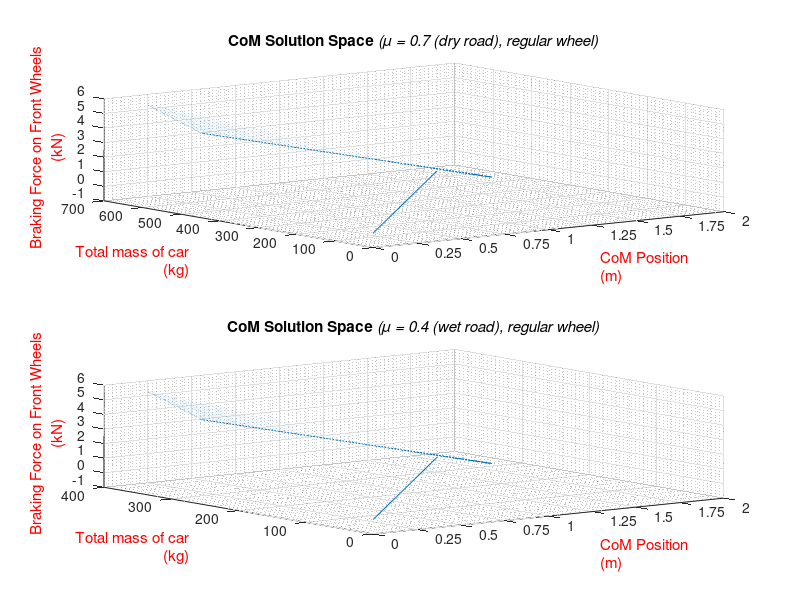

Write the MATLAB code that produced this figure.
% ---------------------------------------------------------------------- %
%
% Brakes & CoM Solution Space - main.m
% Script to develop solution space for front/back CoM position of MSXIV
% 
% Author: Neeraj Nair
% 
% © Midnight Sun 2018
%
%
% Notes:
%
%   - Units: 
%       Distance: millimeters
%       Mass: kilograms
%       Time: seconds
%       Angles: degrees
%

% --------------------------- Constants -------------------------------- %

% For this case, we assume Length = 2.25 m, Dc = -4.47, t = 3 

Length = 2.25;          % Length of wheelbase
Dc = -4.47;             % Deceleration of car
T  = 3;                 % Braking time of car 
H = 1.5;                % Distance between ground and Center of Gravity 
k = 1;                  % Counter for  loop

% --------------------------- Variables -------------------------------- %

Mass2= zeros(1,40500);
A2= zeros(1,40500);
Nf= zeros(1,40500);     % Normal reaction force of front wheels
Nr = 0;                 % Normal reaction force of rear wheels 
               

 
% Populating Nf values for all possilbe combinations of weight and alpha

for Mass = 700: 1: 900

   for A= 0.1: 0.00825 : 1.75
Nf(k) = (((Mass* 9.81 * (Length - A ))+(Mass * Dc * H)) / Length)/1000;
Mass2(k)= Mass;
A2(k)= A;
k = k +1;
  end

end

% Plot for feasible space


subplot(2,1,1)
plot3(A2, (Mass2*.7), Nf)

title('CoM Solution Space \it(\mu = 0.7 (dry road), regular wheel)')
xlabel({'CoM Position','(m)'},'Color','r')
ylabel({'Total mass of car','(kg)'},'Color','r')
zlabel({'Braking Force on Front Wheels','(kN)'},'Color','r')
grid on
grid minor
yticks(0:100:1000)
xticks(0:.25:2)
zticks(-2:1:6)

subplot(2,1,2)
plot3(A2, (Mass2*.4), Nf)

title('CoM Solution Space \it(\mu = 0.4 (wet road), regular wheel)')
xlabel({'CoM Position','(m)'},'Color','r')
ylabel({'Total mass of car','(kg)'},'Color','r')
zlabel({'Braking Force on Front Wheels','(kN)'},'Color','r')
grid on
grid minor
yticks(0:100:1000)
xticks(0:.25:2)
zticks(-2:1:6)